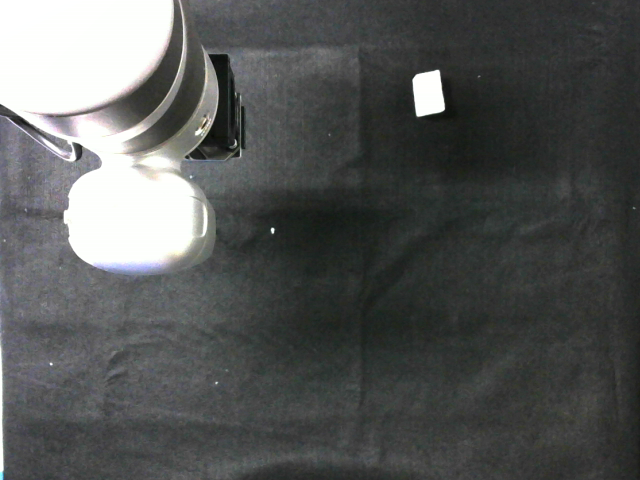
#> input picture images/150_300.png, 640 x 480 px, given in place of the camera
$ python hsv.py
#> lines starting #> are read from the running program, lines starting #| are printed output that depends on the picture; after the words box and inside, x2 and y2 are one past the last pixel; in counts of white or black regions, pixels touching at a corner belong together
#> further down, frame is the input picture: shape (480, 640, 3); mean B, G, R 85.7, 86.6, 84.5
import cv2
import numpy as np

# [108 lines left out: functions get_circles, get_red_circles, get_blue_orange, get_food_region, is_counterclockwise, not called in this run]

'''
def is_on_horizontal_line(start_xy, end_xy, y):
    if start_xy[1] > end_xy[1]:
        pA_xy = end_xy
        pB_xy = start_xy
    else:
        pA_xy = start_xy
        pB_xy = end_xy
    if y > pB_xy[1] or y < pA_xy[1]:
        return None
    return True

def hull_intersect_horizontal_line(hull, y):
    acc = 0
    for i in range(len(hull)):
        pA = tuple(hull[i])
        pB = tuple(hull[(i+1) % len(hull)])
        if is_on_horizontal_line(acc)
    exit(0)
    return
'''

# [7 lines left out: function in_convex_hull, not called in this run]


def get_object_area(img, use_erode=True):
#> called with use_erode = True
    colors = []
    red1 = [np.array([0,43,46]), np.array([10,255,255])]
    red2 = [np.array([160,43,46]), np.array([180,255,255])]
    hsv = cv2.cvtColor(img, cv2.COLOR_BGR2HSV)
#> hsv: shape (480, 640, 3); mean H, S, V 54.7, 15.1, 87.6
    mask1 = cv2.inRange(hsv, red1[0], red1[1])
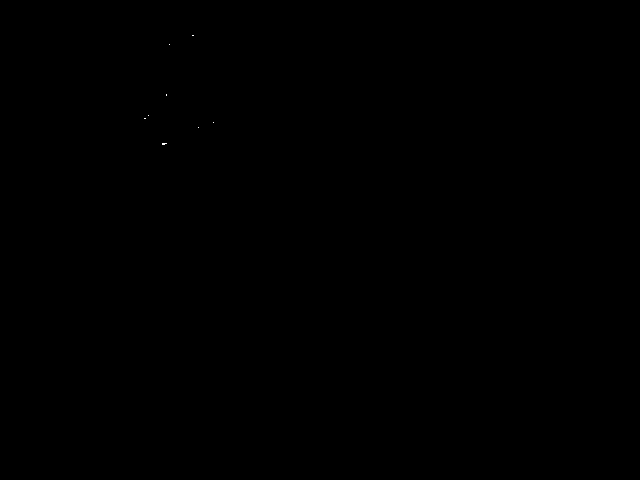
#> mask1: shape (480, 640); 0.01% white in thin lines or dots, all inside (x1, y1, x2, y2) = (144, 35, 214, 145)
    mask2 = cv2.inRange(hsv, red2[0], red2[1])
#> mask2: shape (480, 640); 0% white in thin lines or dots, all inside (x1, y1, x2, y2) = (192, 34, 606, 458)
    mask = cv2.bitwise_or(mask1, mask2)
#> mask: shape (480, 640); 0.01% white in thin lines or dots, all inside (x1, y1, x2, y2) = (144, 34, 606, 458)
    #mask = cv2.bitwise_not(mask)
    mask = cv2.erode(mask, np.ones((5,5), np.uint8))
#> mask: shape (480, 640); every value is 0
    mask = cv2.dilate(mask, np.ones((5,5), np.uint8))
    mask = cv2.dilate(mask, np.ones((3,3), np.uint8))
    mask = cv2.erode(mask, np.ones((3,3), np.uint8))
    might_be_object = cv2.bitwise_not(mask)
#> might_be_object: shape (480, 640); every value is 255
    if use_erode:
        might_be_object = cv2.erode(might_be_object, np.ones((9,9), np.uint8))
    else:
        might_be_object = cv2.dilate(might_be_object, np.ones((5,5), np.uint8))
    return might_be_object

def get_cutting_board_hull(img):
    colors = []
    red1 = [np.array([0,43,46]), np.array([10,255,255])]
    red2 = [np.array([160,43,46]), np.array([180,255,255])]
    hsv = cv2.cvtColor(img, cv2.COLOR_BGR2HSV)
    mask1 = cv2.inRange(hsv, red1[0], red1[1])
    mask2 = cv2.inRange(hsv, red2[0], red2[1])
    mask = cv2.bitwise_or(mask1, mask2)
    #mask = cv2.bitwise_not(mask)
    mask = cv2.erode(mask, np.ones((5,5), np.uint8))
    mask = cv2.dilate(mask, np.ones((5,5), np.uint8))
    mask = cv2.dilate(mask, np.ones((3,3), np.uint8))
    mask = cv2.erode(mask, np.ones((3,3), np.uint8))
    mask = cv2.dilate(mask, np.ones((20,20), np.uint8))
    mask = cv2.dilate(mask, np.ones((20,20), np.uint8))
    mask = cv2.erode(mask, np.ones((20,20), np.uint8))
    mask = cv2.erode(mask, np.ones((20,20), np.uint8))

    # Find contours
    contours = cv2.findContours(mask, cv2.RETR_TREE, cv2.CHAIN_APPROX_SIMPLE)
#> contours = 0 contours
    contours = contours[0]
#> contours = []
    # print(contours)
    print([i.shape for i in contours])
#> (the run stopped early here; a loop or call above may not have finished)
